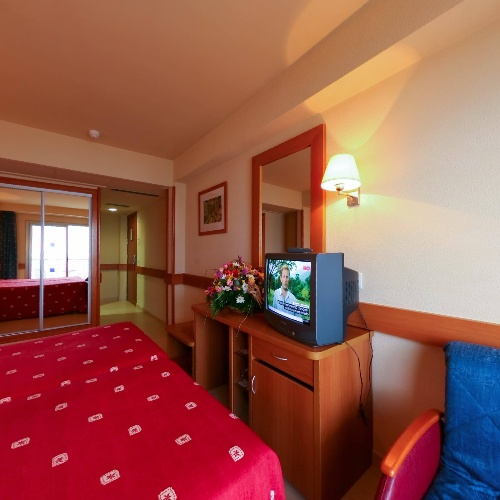
#> input picture demos/output_cube_project_1.jpg, 500 x 500 px
$ python demo_project_vp.py
#> lines starting #> are read from the running program, lines starting #| are printed output that depends on the picture; after the words box and inside, x2 and y2 are one past the last pixel; in counts of white or black regions, pixels touching at a corner belong together; long printed decimals are rounded; pictures that were not available may be replaced by others from this repository, and a replacement may not be noted
#> further down, panoEdgesImage is the input picture: shape (500, 500, 3); mean B, G, R 76.6, 88.8, 150.4
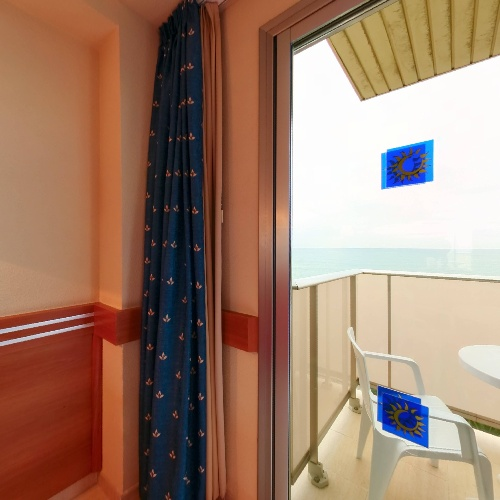
#> input picture demos/output_cube_project_0.jpg, 500 x 500 px, given in place of output_ray_project_19.jpg, which was not available
#> further down, panoEdgesImage is the input picture: shape (500, 500, 3); mean B, G, R 107.4, 126.2, 158.6
### VpEstimation/__init__.py
import random
import time

import numpy as np
import cv2
import CoordsTransfrom
import Projection
import Visualization
import Segmentation


# [523 lines left out: functions GetOrthogonalVps, GetLineIndex, HoughGreatCircleVpEstimationSegmentationAndLineIndex, HoughGreatCircleVpEstimationSegmentation, HoughGreatCircleVpEstimationTest, HoughGreatCircleVpEstimationV2 and 1 more, not called in this run]
    # cv2.imwrite("output_hough_great_circle_normal_p.jpg", panoImageWithGreatCircleNormal)


def HoughVpEstimation(projectImage, scaleT=(-15, 16), sampleRate=1.1):
    """
    Hough 算法检测灭点
    :param projectImage:    检测的透视投影图
    :return:                灭点坐标（x,y）
    """
#> called with scaleT = (-15, 16), sampleRate = 1.1
    # TODO step1. 检测直线
    grayImage = cv2.cvtColor(projectImage, cv2.COLOR_BGR2GRAY)
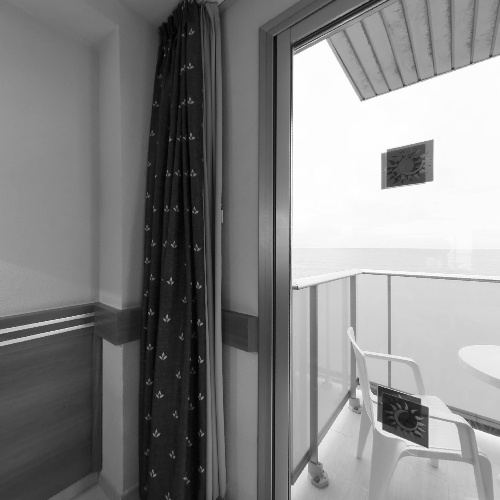
#> grayImage: shape (500, 500); min 0, max 255, mean 133.8
    fld = cv2.ximgproc.createFastLineDetector()
    lines = fld.detect(grayImage)
#> lines = 321 rows, first 6: [272.6, 36.33, 331.2, 0.268], [271.8, 499, 272.9, 38], [381.2, 0.31, 291.4, 48.92], [291.9, 51, 292.1, 117], [416.6, 78.08, 400.1, 1.98], [401.9, 0.0199, 418.9, 78.25]
    houghImage = np.zeros(shape=grayImage.shape, dtype=np.uint8)
    # TODO step2. 延长直线
    goodLines = []
    for line in lines:
        x0 = line[0][0]
        y0 = line[0][1]
        x1 = line[0][2]
        y1 = line[0][3]

        dx = x1 - x0
        dy = y1 - y0

        if abs(dx) < 10 or abs(dy) < 10 or dx ** 2 + dy ** 2 < 100:
            # print("small", dy, dx, line)
            continue
        # else: # 删除不影响稳定性
        #     k = dy / dx
        #     if abs(k) > 30 or abs(k) < 0.03:
        #         continue
        goodLines.append(line)

        samples = round(max(abs(dx), abs(dy)) * sampleRate * (scaleT[1] - scaleT[0]))

        for dt in np.linspace(scaleT[0], scaleT[1], samples):
            x = x0 + dt * dx
            y = y0 + dt * dy
            ix = round(x)
            iy = round(y)
            if ix > 0 and ix < houghImage.shape[1] and iy > 0 and iy < houghImage.shape[1]:
                houghImage[iy][ix] += 30
                projectImage[iy][ix] = [0, 255, 0]
#> this loop made 321 passes
#> (x0, y0, x1, y1, dx, dy) on passes 2, 4, 7: (271.8, 499, 272.9, 38, 1.08, -461), (291.9, 51, 292.1, 117, 0.171, 66), (405, 0, 410.3, 26.93, 5.32, 26.93)
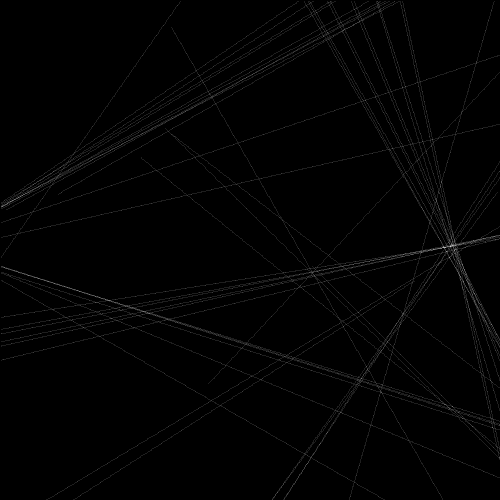
#> houghImage: shape (500, 500); min 0, max 210, mean 2.6
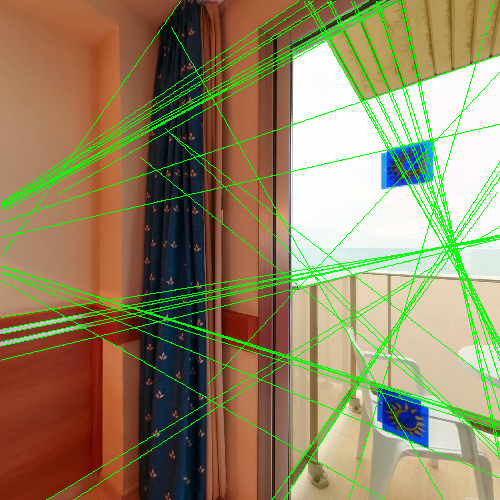
#> projectImage: shape (500, 500, 3); 7.31% of pixels changed, all inside (x1, y1, x2, y2) = (1, 1, 500, 500)
#> after the loop, goodLines = 49 items, first 6: [[272.6, 36.33, 331.2, 0.268]], [[381.2, 0.31, 291.4, 48.92]], [[416.6, 78.08, 400.1, 1.98]], [[401.9, 0.0199, 418.9, 78.25]], [[264.1, 32.57, 312.1, 1.09]], [[334.1, 1.17, 290.4, 28.08]]
    houghImageUniqueFlat = np.sort(np.unique(houghImage.flat))
#> houghImageUniqueFlat = [0, 30, 60, 90, 120, 150, 180, 210]
    # print(houghImageUniqueFlat)
    # vps = np.where(
    #     (houghImage == houghImageUniqueFlat[len(houghImageUniqueFlat) - 1]) | (houghImage == houghImageUniqueFlat[
    #         len(houghImageUniqueFlat) - 2]))
    vps = np.where(houghImage == houghImageUniqueFlat[len(houghImageUniqueFlat) - 1])
#> vps = ([246], [450])

    # print(np.max(houghImage), vps)
    counts = []
    for i in range(len(vps[0])):
        x = vps[1][i]
        y = vps[0][i]
        count = 0
        for line in goodLines:
            x0 = line[0][0]
            y0 = line[0][1]
            x1 = line[0][2]
            y1 = line[0][3]

            dx = x1 - x0
            dy = y1 - y0

            k = dy / dx
            b = y0 - k * x0
            err = y - k * x + b
            if err < 0.1:
                count += 1
        print(count)
        counts.append(count)
#> this loop made 1 pass
#> (x, y) on pass 1: (450, 246)
#| 16
#> after the loop, counts = [16]
    for i in range(len(vps[0])):
        cv2.circle(houghImage, (vps[1][i], vps[0][i]), 10, 100, -1)
        cv2.circle(projectImage, (vps[1][i], vps[0][i]), 10, (0, 255, 0), -1)
#> this loop made 1 pass
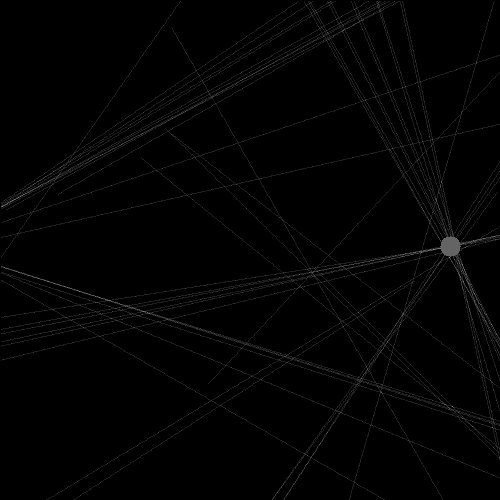
#> houghImage: shape (500, 500); 0.13% of pixels changed, all inside (x1, y1, x2, y2) = (440, 236, 461, 257)
#> projectImage: shape (500, 500, 3); 0.04% of pixels changed, all inside (x1, y1, x2, y2) = (440, 237, 461, 256)
    Confidence = max(counts) / len(goodLines)
#> Confidence = 0.327
    print(Confidence, np.array(counts) / len(goodLines))  # 置信度要高于0.3
#| 0.3265 [0.3265]
    vpIndex = counts.index(max(counts))
#> vpIndex = 0
    cv2.circle(houghImage, (vps[1][vpIndex], vps[0][vpIndex]), 10, 255, -1)
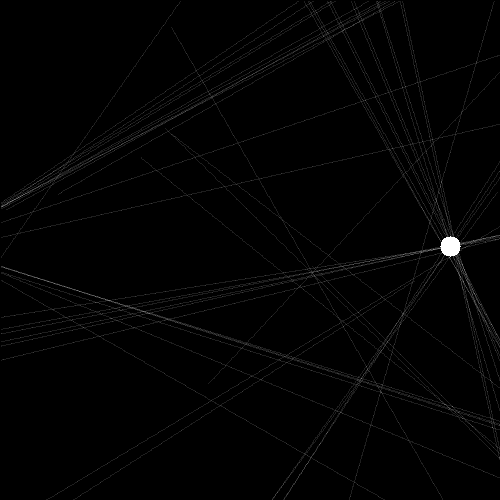
#> houghImage: shape (500, 500); 0.13% of pixels changed, all inside (x1, y1, x2, y2) = (440, 236, 461, 257)
    cv2.circle(projectImage, (vps[1][vpIndex], vps[0][vpIndex]), 30, (0, 255, 0), -1)
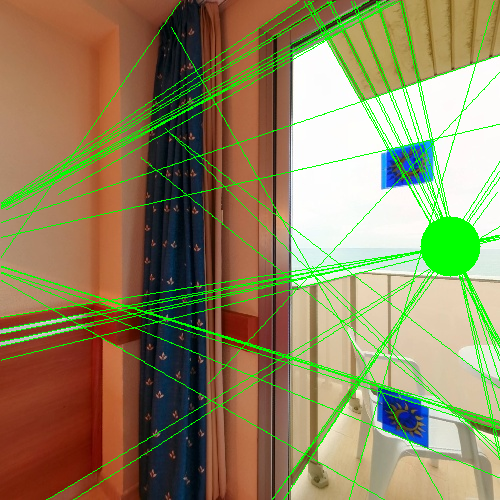
#> projectImage: shape (500, 500, 3); mean B, G, R 96.5, 134.7, 144.7
    # cv2.imshow("vp", projectImage)
    # cv2.imwrite("output_vp_" + str(time.time()) + ".jpg", projectImage)
    # cv2.waitKey(0)
    return True, vps[1][vpIndex], vps[0][vpIndex]


# [215 lines left out: functions __ransacVpEstimationSelectSamples, __ransacVpEstimationComputeParams, __ransacVpEstimationSelectSamplesAndComputeParams, __ransacVpEstimationGetInlierSamples, RansacVpEstimation, __sampleLineCircleNormal and 1 more, not called in this run]

### demos/demo_project_vp.py
import cv2
import numpy as np
import VpEstimation

panoEdgesImage = cv2.imread('./output_cube_project_1.jpg')
panoEdgesImage = cv2.imread('./output_ray_project_19.jpg')
# panoEdgesImage = cv2.imread('./output_ray_project_20.jpg')
VpEstimation.HoughVpEstimation(panoEdgesImage)
# [6 lines of commented-out code are left out]
